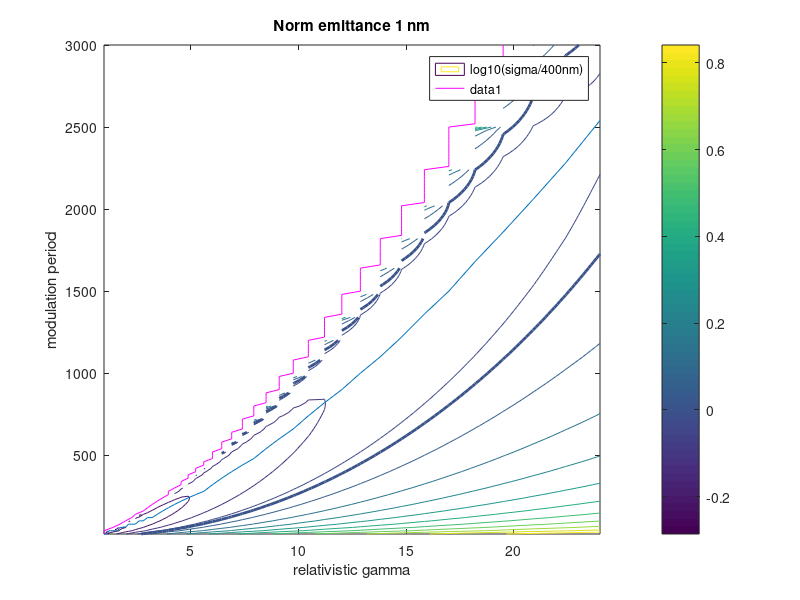
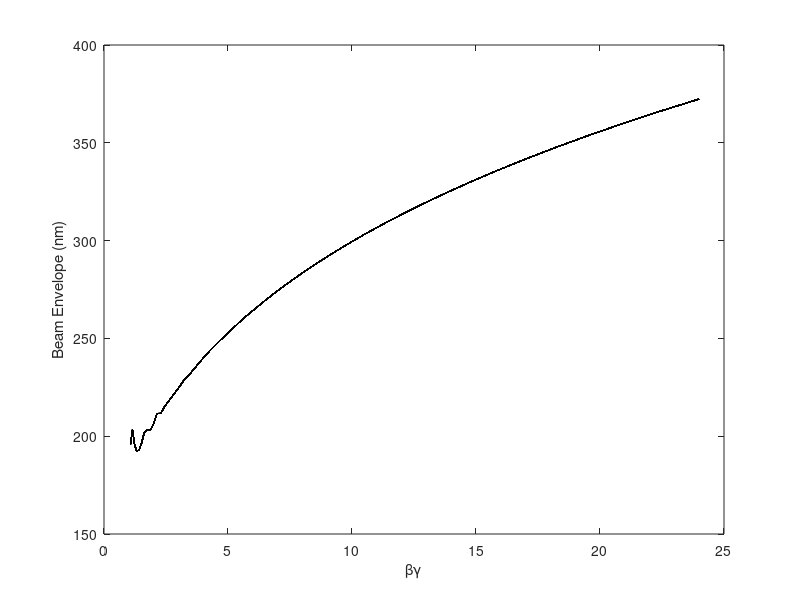

Write MATLAB code to recreate these figures, in order.
% clear all
close all

%% conditions for transverse stability 
lambda= 780e-9; k = 2*pi/lambda;

E1 = 2e9;
alpha = E1/(511e3*k);

j = 1;
%% APF beta
psir = pi/4;
for betagamma_exp = 1.0:0.03:2.4
    betagamma(j) = 0.1*10^betagamma_exp;
    i = 1;
    for beatperiod= 20:20:3000
        beatper(i) = beatperiod;
        gamma = sqrt(1+betagamma(j).^2);
        beta = sqrt(1 - 1./gamma.^2);
        K_0 = sqrt(alpha*k^2./ gamma.^3 ./ beta.^2 * cos(psir));
        fillfactor = 1;
        L = beatperiod*fillfactor*lambda;
        Ld = (1-fillfactor)*beatperiod*lambda/2;
        O = [1 Ld; 0 1];
        F = [cos(K_0.*L/4) 1./K_0.*sin(K_0.*L/4); -K_0.*sin(K_0.*L/4) cos(K_0.*L/4)];
        D = [cosh(K_0.*L/4) 1./K_0*sinh(K_0.*L/4); K_0.*sinh(K_0.*L/4) cosh(K_0.*L/4)];
        R = F*O*D*D*O*F;
        R2 = D*O*F*F*O*D;
        if(abs(trace(R))<2 & abs(trace(R2))<2)
            beta_hat(i,j) = abs(real(R(1,2))/sqrt(1-R(1,1)^2));
        else
            beta_hat(i,j) = NaN;
        end
        i = i+1;
    end
    j = j+1;
end

%% Plot beta max
figure(1);clf;

[bg,bp] = meshgrid(betagamma,beatper);

gap = 400e-9;
norm_emit = 1e-9;
sigma_max = sqrt(beta_hat./bg*norm_emit);

mask = ones(size(sigma_max));indV = [];
for ibp = 1:length(beatper)
    ind0 = find(isnan(sigma_max(ibp,:)),1,'last');
    if isempty(ind0); indV(ibp) = 1;else;indV(ibp) = ind0;end
    mask(ibp,1:indV(ibp)) = NaN;
end

[envelope,iMinSigmamax] = min(sigma_max.*mask);
contour(bg,bp,log10(sigma_max/gap),30)
zindex = 0;
hold on
contour(bg,bp,log10(sigma_max/gap),[0 0],'LineWidth',2);
plot(betagamma,beatper(iMinSigmamax));
plot(betagamma(indV),beatper,'m');

hold off
legend('log10(sigma/400nm)')
xlabel('relativistic gamma')
ylabel('modulation period')
title('Norm emittance 1 nm')
colorbar
%xlim([0.1 250])

ind = find(sigma_max./gap<1);
% bg(ind(end))
LUT = beatper(iMinSigmamax);

figure(2);clf;
plot(bg,envelope*1e9,'k');
xlabel('\beta\gamma')
ylabel('Beam Envelope (nm)')
%%
% save(['LUT_APFstable_psiRes_',num2str(psir*1e4,'%3.0f')],'betagamma','E1','beatper','lambda','LUT')